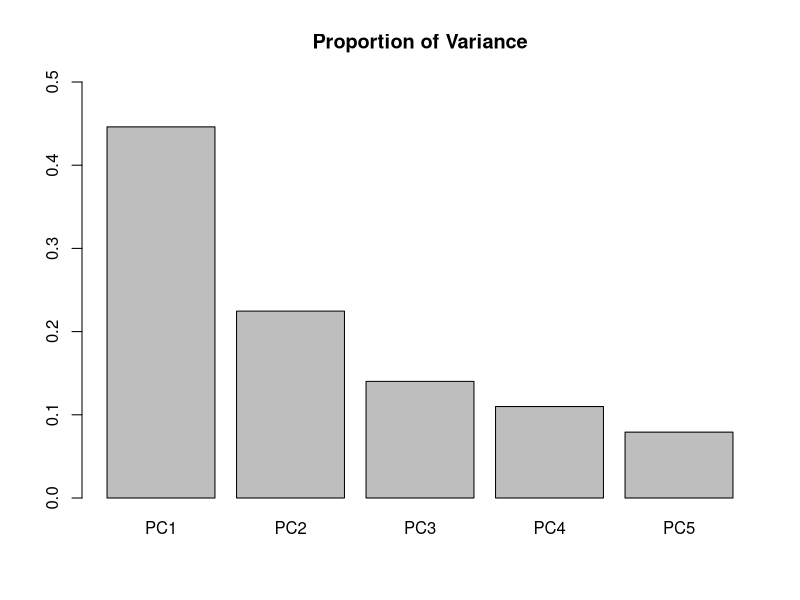
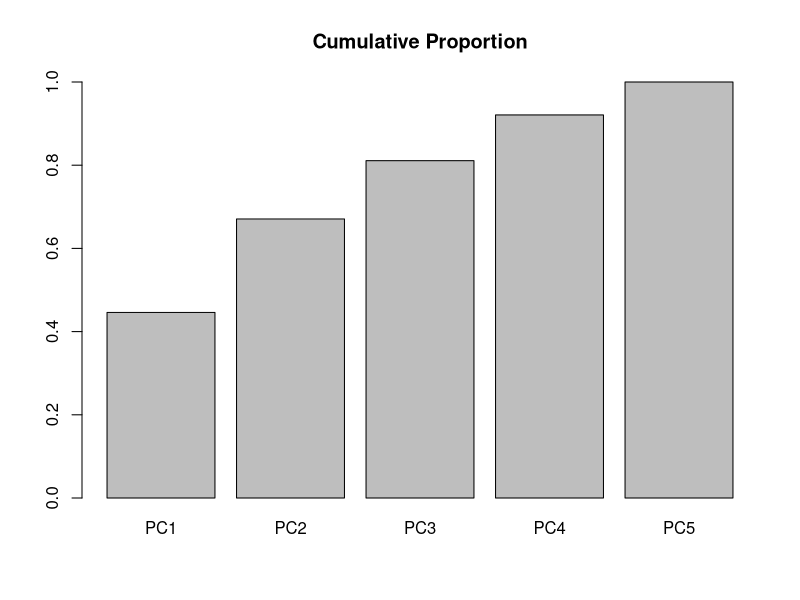
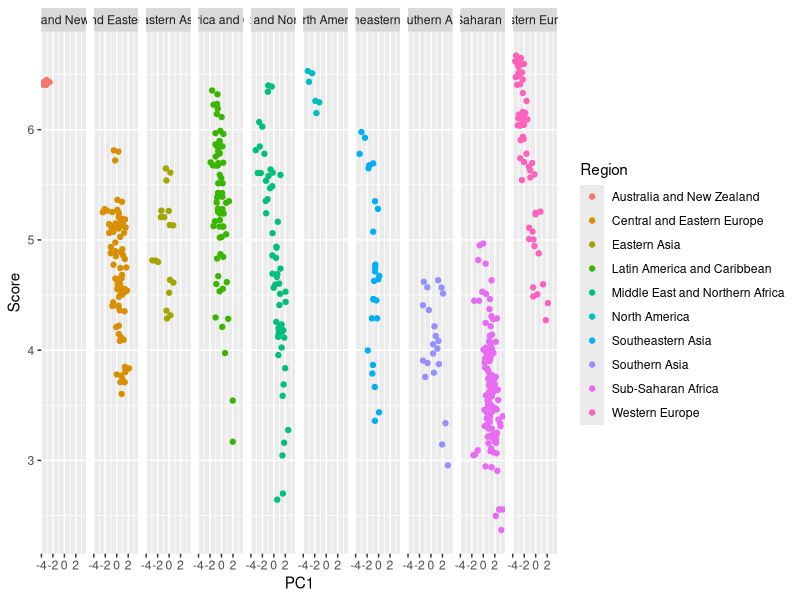

Generate these figures, in order, with R: (Note: this script raises an error after producing the figures.)
# To make scripts clean and clear, we use this new file
# for analysis on standardized data. 

# TODO:
# 1. Standardize data.
# 2. Make ANCOVA model again.
# 3. Find the significant regions.
# 4. Use developed and undeveloped countries.

# NOTE: Comment out since data has been saved
# ----------------------------------------------------
# full.table = read.csv("./data/modified_data.csv")
# # select only region factor and six target factors
# selected.table = full.table[,-c(1,4,12)]
# # Rename columns for simplification
# names(selected.table) = c("Country", "Region", "Score", "Economy", "Family", "Health", "Freedom", "Trust", "Generosity")
#
# normalized.data = data.frame(sapply(selected.table[,-c(1,2)], function(x) {x / sd(x)}))
# standardized.table = cbind(selected.table[,c(1,2)], normalized.data)
# write.csv(standardized.table, './data/standardized_data.csv')
# ----------------------------------------------------

library(ggplot2)
data = read.csv("./data/standardized_data.csv")
levels(data$Region) = c("ANZ", "CEE", "EA", "LAC", "MNA", "NA", "SEA", "SA", "SSA", "WE")
factors.matrix = as.matrix(data[,-c(1,2,3,4)])

pca.decomp = prcomp(factors.matrix)
pca.sum = summary(pca.decomp)
pca1 = barplot(pca.sum$importance[2,], ylim=c(0, 0.5), main='Proportion of Variance')
pca2 = barplot(pca.sum$importance[3,], ylim=c(0, 1), main='Cumulative Proportion')

# NOTE: taking four principal components
pca.table = cbind(data[,c(2,3,4)], pca.decomp$x)
pca.lm.model = lm(Score ~ PC1 + PC2 + PC3 + PC4, data=pca.table)
cat("pca model, AIC: ", AIC(pca.lm.model),
     " BIC: ", BIC(pca.lm.model), '\n')

pca.lm.model1 = lm(Score ~ PC1 + PC2, data=pca.table)
cat("pca model1, AIC: ", AIC(pca.lm.model1),
     " BIC: ", BIC(pca.lm.model1), '\n')

pca.lm.model2 = lm(Score ~ (PC1 + PC2) * Region, data=pca.table)
cat("pca model2, AIC: ", AIC(pca.lm.model2),
     " BIC: ", BIC(pca.lm.model2), '\n')

pca.lm.model3 = lm(Score ~ PC1 * Region + PC2, data=pca.table)
cat("pca model3, AIC: ", AIC(pca.lm.model3),
     " BIC: ", BIC(pca.lm.model3), '\n')

region.model = aov(Score ~ Region, data = data)
region.CIs = TukeyHSD(region.model)
print(which(region.CIs$Region[,4] > 0.05))
# NOTE:
# Based on the above Tukey test, I can combine
# North America, Western Europe, and Australia and New Zeland together
ggplot(data=pca.table, aes(y=Score, x=PC1, color=Region)) + geom_point() + facet_grid(.~Region)

data.new = pca.table
# NOTE:
# NA-ANZ-WE: NAW
# EA-CEE-MNA-SEA-LAC: ECMSL
# SSA-SA: SS
levels(data.new$Region) = c("NAW", "ECMSL", "ECMSL", "ECMSL", "ECMSL", "NAW", "ECMSL", "SS", "SS", "NAW")
region.model.new = aov(Score ~ Region, data=data.new)
region.CIs.new = TukeyHSD(region.model.new)
model.new1 = lm(Score ~ PC1 * Region, data=data.new)
cat("new model1, AIC: ", AIC(model.new1),
	" BIC: ", BIC(model.new1), '\n')

model.new2 = lm(Score ~ PC1 + Region, data=data.new)
cat("new model2, AIC: ", AIC(model.new2),
	" BIC: ", BIC(model.new2), '\n')

p = ggplot(data=data.new, aes(y=Score, x=PC1, color=Region)) + geom_point()
p1 = p + geom_abline(intercept = model.new1$coefficient[1],
				     slope = model.new1$coefficient[2], color = 'red') +
		 geom_abline(intercept = model.new1$coefficient[1] + model.new1$coefficient[3], 
					 slope = model.new1$coefficient[2] + model.new1$coefficient[5], color = 'green') + 
		 geom_abline(intercept = model.new1$coefficient[1] + model.new1$coefficient[4], 
					 slope = model.new1$coefficient[2] + model.new1$coefficient[6], color = 'blue')


model.new3 = lm(Score ~ PC1 * Region + PC2, data=data.new)
cat("new model 3, AIC: ", AIC(model.new3),
     " BIC: ", BIC(model.new3), '\n')
model.new4 = lm(Score ~ (PC1 + PC2) * Region, data=data.new)
cat("new model 4, AIC: ", AIC(model.new4),
     " BIC: ", BIC(model.new4), '\n')
model.new5 = lm(Score ~ PC1 + PC2 + Region, data=data.new)
cat("new model 5, AIC: ", AIC(model.new5),
     " BIC: ", BIC(model.new5), '\n')
